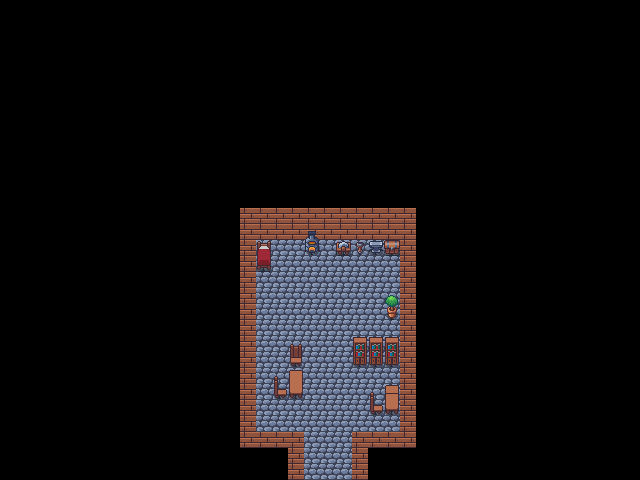

A 2D game scene composited from a Tiled map and its tileset images. What follows is a short description and the map's XML, with each tile layer's data collapsed to a summary:
An orthogonal 40x30 tile map with 16x16 px tiles, 2 tile layers (Tile Layer 1, Tile Layer 2), 7 tilesets and 14 objects.

<map version="1.10" tiledversion="1.11.2" orientation="orthogonal" renderorder="right-down" width="40" height="30" tilewidth="16" tileheight="16" infinite="0" nextlayerid="5" nextobjectid="19">
 <editorsettings>
  <export target="../../maps/home_map.json" format="json" />
 </editorsettings>
 <tileset firstgid="1" name="Interior_Walls" tilewidth="16" tileheight="16" tilecount="84" columns="14">
  <image source="Cute_Fantasy/House/Buildings/Houses_Interiors/Interior_Walls.png" width="224" height="96" />
 </tileset>
 <tileset firstgid="85" name="Wood_Floor_Tiles" tilewidth="16" tileheight="16" tilecount="24" columns="6">
  <image source="Cute_Fantasy/House/Buildings/Houses_Interiors/Wood_Floor_Tiles.png" width="96" height="64" />
 </tileset>
 <tileset firstgid="109" name="House_Wood" tilewidth="16" tileheight="16" tilecount="16" columns="4">
  <image source="Cute_Fantasy/House/Walls/House_Wood.png" width="64" height="64" />
 </tileset>
 <tileset firstgid="125" name="Doors" tilewidth="16" tileheight="16" tilecount="264" columns="11">
  <image source="Cute_Fantasy/House/Buildings/Doors.png" width="176" height="384" />
 </tileset>
 <tileset firstgid="389" name="Wood_Wall_Fillers" tilewidth="16" tileheight="16" tilecount="8" columns="4">
  <image source="Cute_Fantasy/House/Buildings/Houses_Interiors/Wood_Wall_Fillers.png" width="64" height="32" />
 </tileset>
 <tileset firstgid="397" name="Stone_Wall_Fillers" tilewidth="16" tileheight="16" tilecount="4" columns="2">
  <image source="Cute_Fantasy/House/Buildings/Houses_Interiors/Stone_Wall_Fillers.png" width="32" height="32" />
 </tileset>
 <tileset firstgid="401" name="Indoor_Decor" tilewidth="16" tileheight="16" tilecount="84" columns="6">
  <image source="Cute_Fantasy/House/Objects/Indoor_Decor.png" width="96" height="224" />
 </tileset>
 <layer id="1" name="Tile Layer 1" width="40" height="30">
  <data>[1200 cells, 175 non-empty, 3 distinct tile ids]</data>
 </layer>
 <layer id="2" name="Tile Layer 2" width="40" height="30">
  <data>[1200 cells, 26 non-empty, 20 distinct tile ids]</data>
 </layer>
 <objectgroup id="3" name="collision">
  <object id="1" x="228" y="210.5" width="20.5" height="232.5" />
  <object id="2" x="256" y="436" width="49.5" height="13" />
  <object id="3" x="297.5" y="456.5" width="1.5" height="22.5" />
  <object id="5" x="362.5" y="437.5" width="8.5" height="42" />
  <object id="6" x="365.5" y="439" width="50" height="8" />
  <object id="7" x="406.5" y="212.5" width="27" height="222" />
  <object id="8" x="237" y="199" width="200.5" height="24" />
  <object id="13" x="261" y="246.5" width="1.5" height="20" />
  <object id="14" x="311.5" y="243.5" width="1" height="3" />
  <object id="15" x="340" y="239.5" width="60" height="4.5" />
  <object id="16" x="295" y="357.5" width="3" height="36" />
  <object id="17" x="357.5" y="342.5" width="38" height="2.5" />
  <object id="18" x="391.5" y="391" width="2.5" height="15.5" />
 </objectgroup>
 <objectgroup id="4" name="interact">
  <object id="11" x="303" y="485.5" width="47.5" height="7">
   <properties>
    <property name="spawn_x" type="float" value="457" />
    <property name="spawn_y" type="float" value="313" />
    <property name="target_map" value="start_map.json" />
   </properties>
  </object>
 </objectgroup>
</map>
